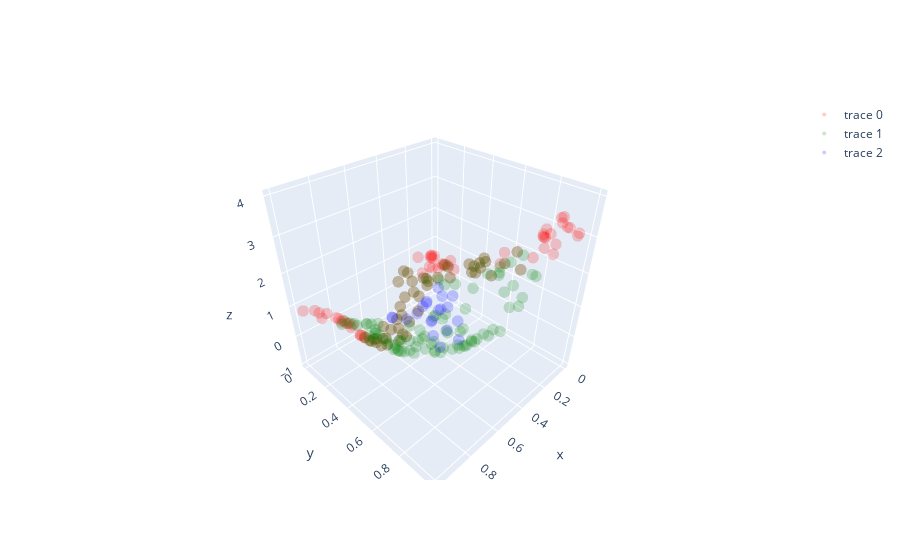

Notebook code for this chart:
### Code cell
fig = go.Figure()
fig.add_trace(go.Scatter3d(x=X[train_idxs, 0], y=X[train_idxs, 1], z=y[train_idxs].flatten(), **TRAIN_MARKER))
fig.add_trace(go.Scatter3d(x=X[val_idxs, 0], y=X[val_idxs, 1], z=y[val_idxs].flatten(), **VAL_MARKER))
fig.add_trace(go.Scatter3d(x=X[test_idxs, 0], y=X[test_idxs, 1], z=y[test_idxs].flatten(), **TEST_MARKER))
fig.show()
